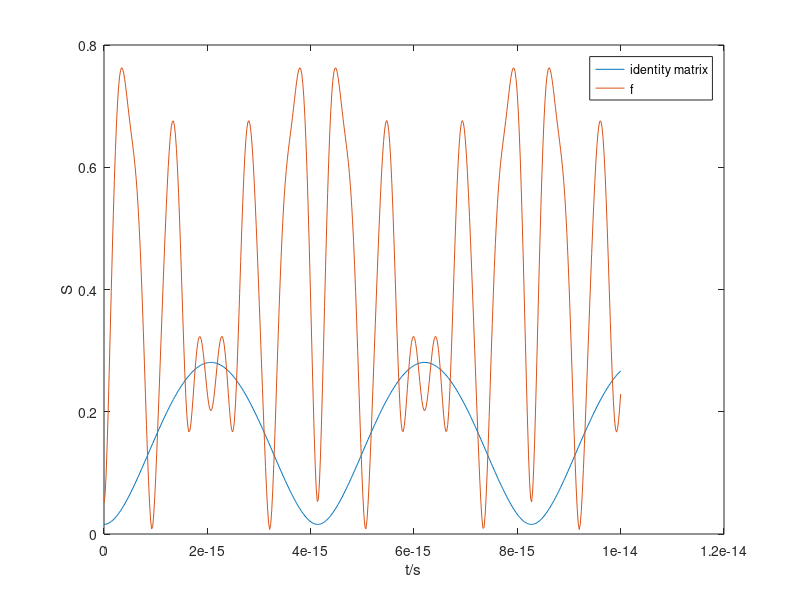
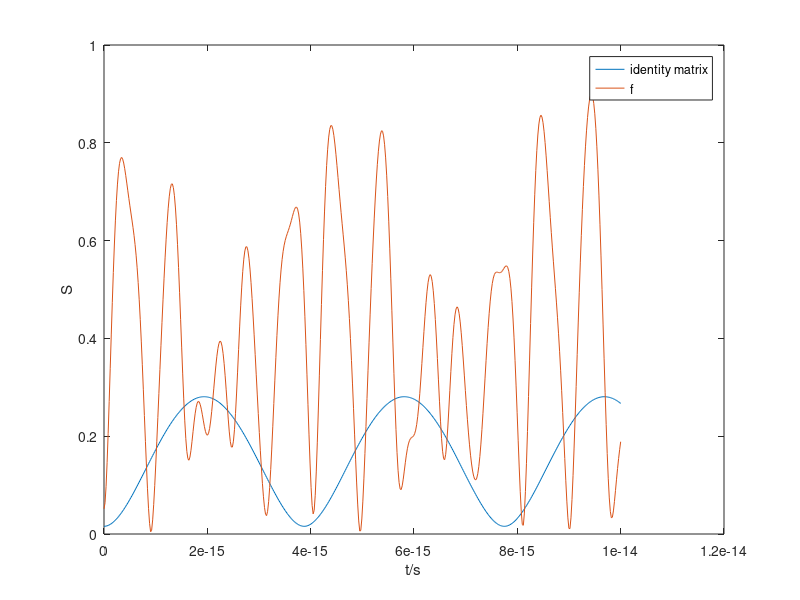

Source code (MATLAB) for these figures, in order:
# Time evolution of the von Neumann entropy of a 1 qubit density matrix
# according to Schrödinger dynamics.

# example one: energy ratios are rational numbers -> periodic entropy
energies=[1,2,5,7]; # eV

# example two: irrational energy ratios -> quasi periodic entropy
energies2=[1,2,5,2.6*e]; # eV, 1 non-rational number

# example amplitudes of our state vector in energy representation
amplitudes=[1,2,5,7];
# normalize |psi>
amplitudes*=1/sqrt(amplitudes*amplitudes');

# example unitary matrix f, defines the split of the 2 qubit space
f=0.5*[
  1,0,1,sqrt(2);
  sqrt(2),1,0,-1;
  -1,sqrt(2),1,0;
  0,-1,sqrt(2),-1
];
# check unitarity of f
identity=f*f'

# Planck's constant over 2 pi in eV*s units.
function retval = hbar()
  retval = 6.582119569e-16; 
endfunction

# period length of periodic example one
printf("period is %10.3e seconds\n",2*pi*hbar); # 1/1, 1/2, 1/3, 1/4, 1/5, 1/6 -> 1/1 common period

# von Neumann entropy of a density matrix with base 2 logarithm
function retval = entropy(matrix)
  retval = -trace(matrix*logm(matrix))*log2(e);
endfunction

#pure_state_density_matrix=amplitudes'*amplitudes
#S=entropy(pure_state_density_matrix)

# Calculates 2x2 density matrix of state |psi> in a 2 qubit space
# depending on the view defined by unitary matrix f and the time.
# f is meant relative to the energy representation.
#
# E_4 vector with 4 energy eigenvalues
# d_4 amplitudes of energy eigenvectors
# (|psi> = sum of d_i * |E_i>)
# f_4_4 4x4 transformation matrix to 2x2 split view
# t time scalar value
function ret = rho_4_4(E_4, d_4, f_4_4, t)
  ret = [0,0;0,0];
  f_adjugate = f_4_4';
  for k_ = 1:2
    for m_ = 1:2
      for i_ = 1:4
        for j_ = 1:4
          omega_ij = (E_4(i_)-E_4(j_))/hbar;
          exp_ij = exp(-i*omega_ij*t);
          for p_ = 1:2
            index_f = (k_-1)*2+(p_-1)+1;
            index_f_adj = (m_-1)*2+(p_-1)+1;
            ret(k_,m_) += d_4(i_)*d_4(j_)'*f_4_4(i_,index_f)*f_adjugate(index_f_adj,j_)*exp_ij;
          endfor
        endfor
      endfor
    endfor
  endfor
endfunction

N_points=500;
t=linspace(0,10.0e-15,N_points); # femto seconds 1e-15
S1=S2=S3=S4=linspace(0,0,N_points);
for t_ = 1:N_points
  rho = rho_4_4(energies, amplitudes, identity, t(t_));
  S = entropy(rho);
  S1(t_) = real(S);
  rho = rho_4_4(energies, amplitudes, f, t(t_));
  #trc=trace(rho) # must be 1
  #trc_square=trace(rho*rho); # must be less or equal 1
  S = entropy(rho);
  S2(t_) = real(S); # suppress imaginary part (numeric errors < 1e-15)
  rho = rho_4_4(energies2, amplitudes, identity, t(t_));
  S = entropy(rho);
  S3(t_) = real(S);
  rho = rho_4_4(energies2, amplitudes, f, t(t_));
  S = entropy(rho);
  S4(t_) = real(S);
endfor
hf=figure(1, 'position', [110 400 1200 400]);
h=plot(t,S1,"-;identity matrix;",t,S2,"-;f;");
xlabel("t/s");
ylabel("S");
print (hf, "periodic_entropy.png", "-dpng","-S1200,400");
hf=figure(2, 'position', [110 40 1200 400]);
h=plot(t,S3,"-;identity matrix;",t,S4,"-;f;");
xlabel("t/s");
ylabel("S");
print (hf, "quasi_periodic_entropy.png", "-dpng","-S1200,400");
